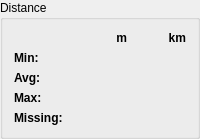
          <widget class="QGroupBox" name="groupBox_26">
           <property name="title">
            <string>Distance</string>
           </property>
           <layout class="QGridLayout" name="gridLayout_27">
            <item row="0" column="1">
             <widget class="QLabel" name="label_145">
              <property name="font">
               <font>
                <bold>true</bold>
               </font>
              </property>
              <property name="text">
               <string>m</string>
              </property>
              <property name="alignment">
               <set>Qt::AlignRight|Qt::AlignTrailing|Qt::AlignVCenter</set>
              </property>
             </widget>
            </item>
            <item row="4" column="1" colspan="2">
             <widget class="QLabel" name="labelDistanceMissing">
              <property name="lineWidth">
               <number>2</number>
              </property>
              <property name="text">
               <string/>
              </property>
              <property name="alignment">
               <set>Qt::AlignRight|Qt::AlignTrailing|Qt::AlignVCenter</set>
              </property>
             </widget>
            </item>
            <item row="3" column="2">
             <widget class="QLabel" name="labelDistanceMaxKM">
              <property name="text">
               <string/>
              </property>
              <property name="alignment">
               <set>Qt::AlignRight|Qt::AlignTrailing|Qt::AlignVCenter</set>
              </property>
             </widget>
            </item>
            <item row="2" column="0">
             <widget class="QLabel" name="label_146">
              <property name="font">
               <font>
                <bold>true</bold>
               </font>
              </property>
              <property name="text">
               <string>Avg:</string>
              </property>
             </widget>
            </item>
            <item row="1" column="2">
             <widget class="QLabel" name="labelDistanceMinKM">
              <property name="text">
               <string/>
              </property>
              <property name="alignment">
               <set>Qt::AlignRight|Qt::AlignTrailing|Qt::AlignVCenter</set>
              </property>
             </widget>
            </item>
            <item row="2" column="1">
             <widget class="QLabel" name="labelDistanceAvgM">
              <property name="text">
               <string/>
              </property>
              <property name="alignment">
               <set>Qt::AlignRight|Qt::AlignTrailing|Qt::AlignVCenter</set>
              </property>
             </widget>
            </item>
            <item row="3" column="1">
             <widget class="QLabel" name="labelDistanceMaxM">
              <property name="text">
               <string/>
              </property>
              <property name="alignment">
               <set>Qt::AlignRight|Qt::AlignTrailing|Qt::AlignVCenter</set>
              </property>
             </widget>
            </item>
            <item row="1" column="0">
             <widget class="QLabel" name="label_147">
              <property name="font">
               <font>
                <bold>true</bold>
               </font>
              </property>
              <property name="text">
               <string>Min:</string>
              </property>
             </widget>
            </item>
            <item row="2" column="2">
             <widget class="QLabel" name="labelDistanceAvgKM">
              <property name="text">
               <string/>
              </property>
              <property name="alignment">
               <set>Qt::AlignRight|Qt::AlignTrailing|Qt::AlignVCenter</set>
              </property>
             </widget>
            </item>
            <item row="3" column="0">
             <widget class="QLabel" name="label_148">
              <property name="font">
               <font>
                <bold>true</bold>
               </font>
              </property>
              <property name="text">
               <string>Max:</string>
              </property>
             </widget>
            </item>
            <item row="0" column="2">
             <widget class="QLabel" name="label_149">
              <property name="font">
               <font>
                <bold>true</bold>
               </font>
              </property>
              <property name="text">
               <string>km</string>
              </property>
              <property name="alignment">
               <set>Qt::AlignRight|Qt::AlignTrailing|Qt::AlignVCenter</set>
              </property>
             </widget>
            </item>
            <item row="1" column="1">
             <widget class="QLabel" name="labelDistanceMinM">
              <property name="text">
               <string/>
              </property>
              <property name="alignment">
               <set>Qt::AlignRight|Qt::AlignTrailing|Qt::AlignVCenter</set>
              </property>
             </widget>
            </item>
            <item row="4" column="0">
             <widget class="QLabel" name="label_150">
              <property name="font">
               <font>
                <bold>true</bold>
               </font>
              </property>
              <property name="text">
               <string>Missing:</string>
              </property>
             </widget>
            </item>
           </layout>
          </widget>
